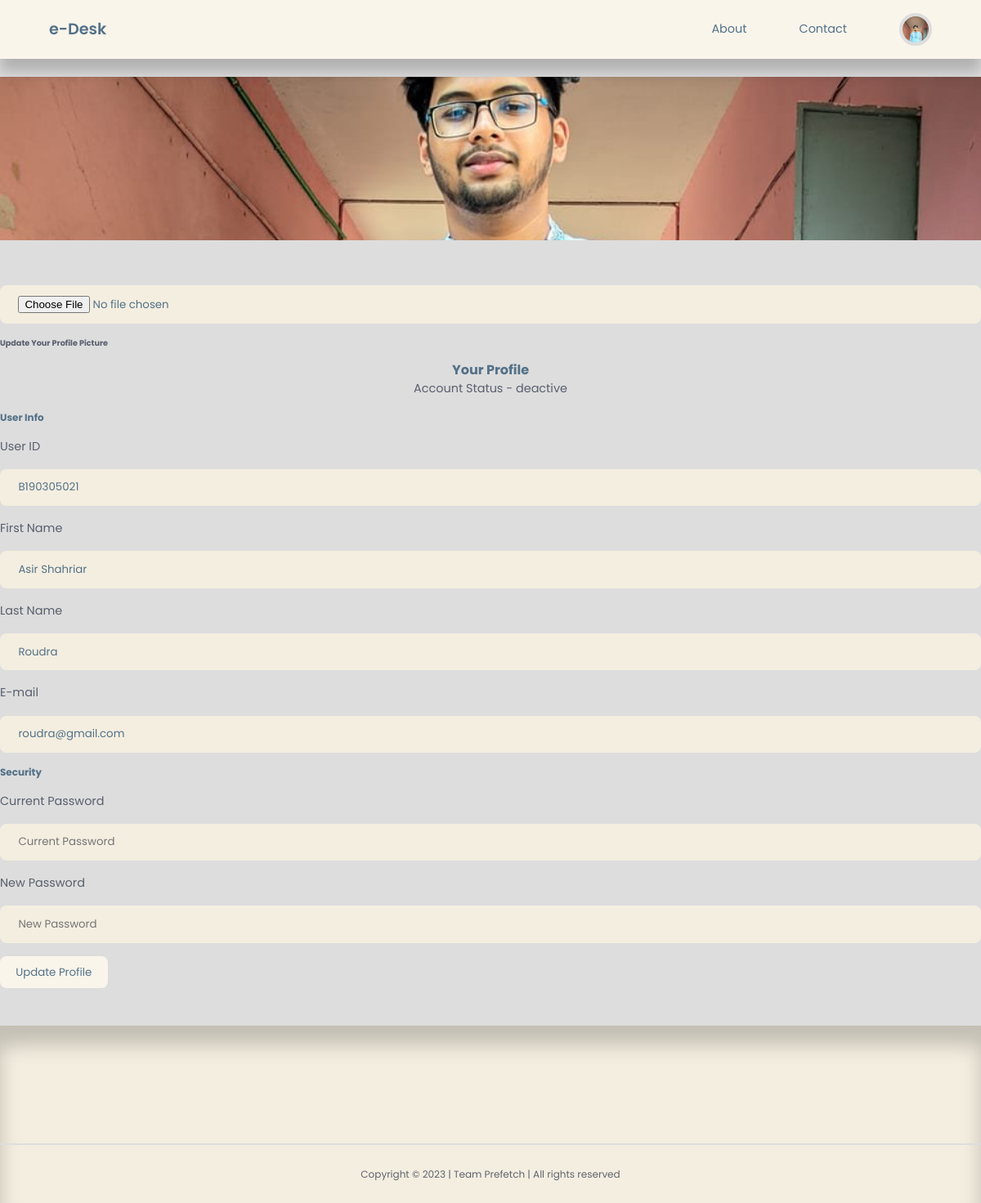
/user/user-profile.php (signed in), run on the app's committed database.
### tables this page shows
CREATE TABLE `usermanagement` (
  `id` int(10) NOT NULL,
  `firstname` varchar(255) NOT NULL,
  `lastname` varchar(255) NOT NULL,
  `userid` varchar(255) NOT NULL,
  `email` varchar(255) NOT NULL,
  `password` varchar(255) NOT NULL,
  `picture` varchar(255) NOT NULL,
  `stat` varchar(255) NOT NULL
);

### user/user-profile.php (the view, shortened to what this page needs)
<?php
include 'partials/header.php';
$current_user_id = $_SESSION['user-id'];
$query = "SELECT * FROM usermanagement WHERE id=$current_user_id";
$result = mysqli_query($connection, $query);
$user = mysqli_fetch_assoc($result);
?>
<section class="posts">
    <form action="<?= ROOT_URL ?>user/user-profile-logic.php" enctype="multipart/form-data" method="POST">
        <img src="<?= ROOT_URL . 'images/' . $user['picture'] ?>" width="400" height="200">
        <input class="form-control form-control-sm" type="file" name="picture" id="picture">
        <label>
            <h6>Update Your Profile Picture</h6>
        </label>
        <center>
            <h4>Your Profile</h4>
            <span>Account Status - </span>
            <label><?= $user['stat'] ?></label>
        </center>
        <label>
            <h5>
                User Info
            </h5>
        </label>
        <label>User ID</label>
        <input type="text" name="userid" value="<?= $user['userid'] ?>" placeholder="User ID" readonly>
        <label>First Name</label>
        <input type="text" name="firstname" value="<?= $user['firstname'] ?>" placeholder="First Name">
        <label>Last Name</label>
        <input type="text" name="lastname" value="<?= $user['lastname'] ?>" placeholder="Last Name">
        <label>E-mail</label>
        <input type="text" name="email" value="<?= $user['email'] ?>" placeholder="E-mail">
        <label>
            <h5>
                Security
            </h5>
        </label>
        <label>Current Password</label>
        <input type="password" name="oldpassword" placeholder="Current Password">
        <label>New Password</label>
        <input type="password" name="newpassword" placeholder="New Password">
        <button type="submit" name="submit" class="btn">Update Profile</button>
    </form>
</section>
<?php
include '../partials/footer.php';
?>

### user/partials/header.php (shortened to what this page needs)
<?php
require 'config/database.php';
if (isset($_SESSION['user-id'])) {
    $id = filter_var($_SESSION['user-id'], FILTER_SANITIZE_NUMBER_INT);
    $query = "SELECT picture FROM usermanagement WHERE id=$id";
    $result = mysqli_query($connection, $query);
    $picture = mysqli_fetch_assoc($result);
}
?>
<!DOCTYPE html>
<html lang="en">
<head>
    <link rel="stylesheet" href="<?= ROOT_URL ?>css/style.css">
    <link rel="stylesheet" href="https://unicons.iconscout.com/release/v4.0.0/css/line.css">
    <link rel="stylesheet" type="text/css" href="https://cdn.datatables.net/1.13.4/css/jquery.dataTables.css" />
</head>
<body>
    <nav>
        <div class="container nav__container">
            <a href="<?= ROOT_URL ?>user/user-index.php" class="nav__logo">e-Desk</a>
            <ul class="nav__items">
                <li><a href="<?= ROOT_URL ?>user/about.php">About</a></li>
                <li><a href="<?= ROOT_URL ?>user/contact.php">Contact</a></li>
                <?php if (isset($_SESSION['user-id'])) : ?>
                    <li class="nav__profile">
                        <div class="avatar">
                            <img src="<?= ROOT_URL . 'images/' . $picture['picture'] ?>">
                        </div>
                    </li>
                <?php else : ?>
                    <li><a href="<?= ROOT_URL ?>signin.php">SignIn</a></li>
                <?php endif ?>
            </ul>
        </div>
    </nav>

### css/style.css (style rules this page uses)
:root { --color-primary: #F9F5EB; --color-primary-light: #9BA4B5; --color-primary-variant: #5854c7; --color-red: #da0f3f; --color-red-light: hsl(346, 87%, 46%, 15%); --color-green: #00c476; --color-green-light: hsl(156, 100%, 38%, 15%); --color-gray-900: #F4EEE0; --color-gray-700: #E4DCCF; --color-gray-300: rgba(242, 242, 254, 0.3); --color-gray-200: rgba(33, 42, 62, 0.7); --color-white: #537188; --color-bg: #ddd; --transition: all 300ms ease; --container-width-lg: 74%; --container-width-md: 88%; --form-width: 40%; --card-border-radius-1: 0.3rem; --card-border-radius-2: 0.5rem; --card-border-radius-3: 0.8rem; --card-border-radius-4: 2rem; --card-border-radius-5: 5rem; }
* { margin: 0; padding: 0; outline: 0; border: 0; appearance: 0; list-style: none; text-decoration: none; box-sizing: border-box; font-family: 'Poppins', sans-serif; }
body { line-height: 1.6; color: var(--color-gray-200); overflow-x: hidden; background: var(--color-bg); font-size: 0.9rem; }
.container { width: 90%; max-width: 1800px; margin-inline: auto; }
section { margin-top: 3rem; width: 100vw; }
h1, h2, h3, h4, h5 { color: var(--color-white); line-height: 1.3; }
h4 { font-size: 1rem; }
a { color: var(--color-white); transition: var(--transition); }
img { display: block; width: 100%; object-fit: cover; }
nav { background: var(--color-primary); width: 100vw; height: 4.5rem; position: fixed; top: 0; z-index: 10; box-shadow: 0 1rem 1rem rgba(0, 0, 0, 0.2); }
.nav__container { height: 100%; display: flex; align-items: center; justify-content: space-between; }
.avatar { width: 2.5rem; height: 2.5rem; border-radius: 50%; overflow: hidden; border: 0.3rem solid var(--color-bg); }
.nav__logo { font-weight: 600; font-size: 1.2rem; }
.nav__items { display: flex; align-items: center; gap: 4rem; }
.nav__profile { position: relative; cursor: pointer; }
.btn { display: inline-block; width: fit-content; padding: 0.6rem 1.2rem; background-color: var(--color-primary); border-radius: var(--card-border-radius-2); cursor: pointer; transition: var(--transition); color: var(--color-white); }
form { display: flex; flex-direction: column; gap: 1rem; }
input, textarea, select { padding: 0.8rem 1.4rem; background-color: var(--color-gray-900); border-radius: var(--card-border-radius-2); resize: 2; color: var(--color-white); }

### data on the page
usermanagement: picture (picture), stat "deactive", userid "B190305021", firstname "Asir Shahriar", lastname "Roudra", email "roudra@gmail.com"
